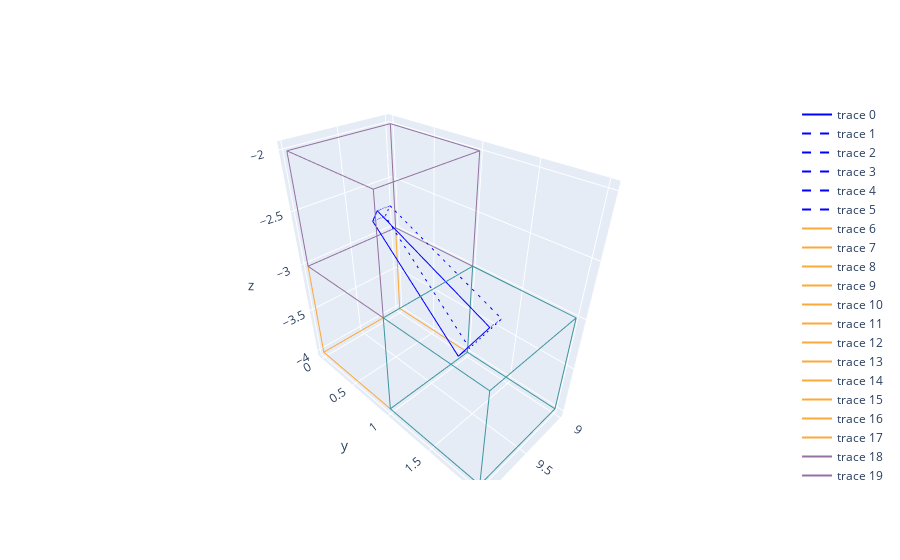

Notebook cell for this chart:
### Code cell
fig = go.Figure()
plot_intersections(fig, hexaedros, subcubos, intersections, 5)
#f.build_box(fig)
#fig.write_html('figura.html')
fig.show()

### Figure 1 — Plotly figure (JSON) as saved in the notebook; plotly's stock layout.template omitted (floating-point values rounded to 4 significant figures)
{"data": [{"line": {"color": "blue"}, "mode": "lines", "type": "scatter3d", "x": [9.288, 9.3, 9.298, 9.288, 9.288], "y": [0.09978, 1.455, 1.139, 0.01992, 0.09978], "z": [-2.686, -3.237, -3.761, -2.818, -2.686]}, {"line": {"color": "blue", "dash": "dash"}, "mode": "lines", "type": "scatter3d", "x": [9.138, 9.148, 9.146, 9.138, 9.138], "y": [0.1009, 1.455, 1.139, 0.02082, 0.1009], "z": [-2.686, -3.237, -3.763, -2.819, -2.686]}, {"line": {"color": "blue", "dash": "dash"}, "mode": "lines", "type": "scatter3d", "x": [9.288, 9.138], "y": [0.09978, 0.1009], "z": [-2.686, -2.686]}, {"line": {"color": "blue", "dash": "dash"}, "mode": "lines", "type": "scatter3d", "x": [9.3, 9.148], "y": [1.455, 1.455], "z": [-3.237, -3.237]}, {"line": {"color": "blue", "dash": "dash"}, "mode": "lines", "type": "scatter3d", "x": [9.298, 9.146], "y": [1.139, 1.139], "z": [-3.761, -3.763]}, {"line": {"color": "blue", "dash": "dash"}, "mode": "lines", "type": "scatter3d", "x": [9.288, 9.138], "y": [0.01992, 0.02082], "z": [-2.818, -2.819]}, {"line": {"color": "rgb(252.6842249057438,168.481680911378,58.16658170835591)", "width": 2}, "mode": "lines", "type": "scatter3d", "x": [9, 10], "y": [0, 0], "z": [-4, -4]}, {"line": {"color": "rgb(252.6842249057438,168.481680911378,58.16658170835591)", "width": 2}, "mode": "lines", "type": "scatter3d", "x": [9, 9], "y": [0, 1], "z": [-4, -4]}, {"line": {"color": "rgb(252.6842249057438,168.481680911378,58.16658170835591)", "width": 2}, "mode": "lines", "type": "scatter3d", "x": [9, 9], "y": [0, 0], "z": [-4, -3]}, {"line": {"color": "rgb(252.6842249057438,168.481680911378,58.16658170835591)", "width": 2}, "mode": "lines", "type": "scatter3d", "x": [10, 10], "y": [0, 1], "z": [-4, -4]}, {"line": {"color": "rgb(252.6842249057438,168.481680911378,58.16658170835591)", "width": 2}, "mode": "lines", "type": "scatter3d", "x": [10, 10], "y": [0, 0], "z": [-4, -3]}, {"line": {"color": "rgb(252.6842249057438,168.481680911378,58.16658170835591)", "width": 2}, "mode": "lines", "type": "scatter3d", "x": [10, 9], "y": [1, 1], "z": [-4, -4]}, {"line": {"color": "rgb(252.6842249057438,168.481680911378,58.16658170835591)", "width": 2}, "mode": "lines", "type": "scatter3d", "x": [10, 10], "y": [1, 1], "z": [-4, -3]}, {"line": {"color": "rgb(252.6842249057438,168.481680911378,58.16658170835591)", "width": 2}, "mode": "lines", "type": "scatter3d", "x": [9, 9], "y": [1, 1], "z": [-4, -3]}, {"line": {"color": "rgb(252.6842249057438,168.481680911378,58.16658170835591)", "width": 2}, "mode": "lines", "type": "scatter3d", "x": [9, 10], "y": [0, 0], "z": [-3, -3]}, {"line": {"color": "rgb(252.6842249057438,168.481680911378,58.16658170835591)", "width": 2}, "mode": "lines", "type": "scatter3d", "x": [9, 9], "y": [0, 1], "z": [-3, -3]}, {"line": {"color": "rgb(252.6842249057438,168.481680911378,58.16658170835591)", "width": 2}, "mode": "lines", "type": "scatter3d", "x": [10, 10], "y": [0, 1], "z": [-3, -3]}, {"line": {"color": "rgb(252.6842249057438,168.481680911378,58.16658170835591)", "width": 2}, "mode": "lines", "type": "scatter3d", "x": [10, 9], "y": [1, 1], "z": [-3, -3]}, {"line": {"color": "rgb(148.44969424824106,113.69964158665377,160.03158069294085)", "width": 2}, "mode": "lines", "type": "scatter3d", "x": [9, 10], "y": [0, 0], "z": [-3, -3]}, {"line": {"color": "rgb(148.44969424824106,113.69964158665377,160.03158069294085)", "width": 2}, "mode": "lines", "type": "scatter3d", "x": [9, 9], "y": [0, 1], "z": [-3, -3]}, {"line": {"color": "rgb(148.44969424824106,113.69964158665377,160.03158069294085)", "width": 2}, "mode": "lines", "type": "scatter3d", "x": [9, 9], "y": [0, 0], "z": [-3, -2]}, {"line": {"color": "rgb(148.44969424824106,113.69964158665377,160.03158069294085)", "width": 2}, "mode": "lines", "type": "scatter3d", "x": [10, 10], "y": [0, 1], "z": [-3, -3]}, {"line": {"color": "rgb(148.44969424824106,113.69964158665377,160.03158069294085)", "width": 2}, "mode": "lines", "type": "scatter3d", "x": [10, 10], "y": [0, 0], "z": [-3, -2]}, {"line": {"color": "rgb(148.44969424824106,113.69964158665377,160.03158069294085)", "width": 2}, "mode": "lines", "type": "scatter3d", "x": [10, 9], "y": [1, 1], "z": [-3, -3]}, {"line": {"color": "rgb(148.44969424824106,113.69964158665377,160.03158069294085)", "width": 2}, "mode": "lines", "type": "scatter3d", "x": [10, 10], "y": [1, 1], "z": [-3, -2]}, {"line": {"color": "rgb(148.44969424824106,113.69964158665377,160.03158069294085)", "width": 2}, "mode": "lines", "type": "scatter3d", "x": [9, 9], "y": [1, 1], "z": [-3, -2]}, {"line": {"color": "rgb(148.44969424824106,113.69964158665377,160.03158069294085)", "width": 2}, "mode": "lines", "type": "scatter3d", "x": [9, 10], "y": [0, 0], "z": [-2, -2]}, {"line": {"color": "rgb(148.44969424824106,113.69964158665377,160.03158069294085)", "width": 2}, "mode": "lines", "type": "scatter3d", "x": [9, 9], "y": [0, 1], "z": [-2, -2]}, {"line": {"color": "rgb(148.44969424824106,113.69964158665377,160.03158069294085)", "width": 2}, "mode": "lines", "type": "scatter3d", "x": [10, 10], "y": [0, 1], "z": [-2, -2]}, {"line": {"color": "rgb(148.44969424824106,113.69964158665377,160.03158069294085)", "width": 2}, "mode": "lines", "type": "scatter3d", "x": [10, 9], "y": [1, 1], "z": [-2, -2]}, {"line": {"color": "rgb(62.34396929330481,149.11899969343813,159.6699094460585)", "width": 2}, "mode": "lines", "type": "scatter3d", "x": [9, 10], "y": [1, 1], "z": [-4, -4]}, {"line": {"color": "rgb(62.34396929330481,149.11899969343813,159.6699094460585)", "width": 2}, "mode": "lines", "type": "scatter3d", "x": [9, 9], "y": [1, 2], "z": [-4, -4]}, {"line": {"color": "rgb(62.34396929330481,149.11899969343813,159.6699094460585)", "width": 2}, "mode": "lines", "type": "scatter3d", "x": [9, 9], "y": [1, 1], "z": [-4, -3]}, {"line": {"color": "rgb(62.34396929330481,149.11899969343813,159.6699094460585)", "width": 2}, "mode": "lines", "type": "scatter3d", "x": [10, 10], "y": [1, 2], "z": [-4, -4]}, {"line": {"color": "rgb(62.34396929330481,149.11899969343813,159.6699094460585)", "width": 2}, "mode": "lines", "type": "scatter3d", "x": [10, 10], "y": [1, 1], "z": [-4, -3]}, {"line": {"color": "rgb(62.34396929330481,149.11899969343813,159.6699094460585)", "width": 2}, "mode": "lines", "type": "scatter3d", "x": [10, 9], "y": [2, 2], "z": [-4, -4]}, {"line": {"color": "rgb(62.34396929330481,149.11899969343813,159.6699094460585)", "width": 2}, "mode": "lines", "type": "scatter3d", "x": [10, 10], "y": [2, 2], "z": [-4, -3]}, {"line": {"color": "rgb(62.34396929330481,149.11899969343813,159.6699094460585)", "width": 2}, "mode": "lines", "type": "scatter3d", "x": [9, 9], "y": [2, 2], "z": [-4, -3]}, {"line": {"color": "rgb(62.34396929330481,149.11899969343813,159.6699094460585)", "width": 2}, "mode": "lines", "type": "scatter3d", "x": [9, 10], "y": [1, 1], "z": [-3, -3]}, {"line": {"color": "rgb(62.34396929330481,149.11899969343813,159.6699094460585)", "width": 2}, "mode": "lines", "type": "scatter3d", "x": [9, 9], "y": [1, 2], "z": [-3, -3]}, {"line": {"color": "rgb(62.34396929330481,149.11899969343813,159.6699094460585)", "width": 2}, "mode": "lines", "type": "scatter3d", "x": [10, 10], "y": [1, 2], "z": [-3, -3]}, {"line": {"color": "rgb(62.34396929330481,149.11899969343813,159.6699094460585)", "width": 2}, "mode": "lines", "type": "scatter3d", "x": [10, 9], "y": [2, 2], "z": [-3, -3]}], "layout": {}}
